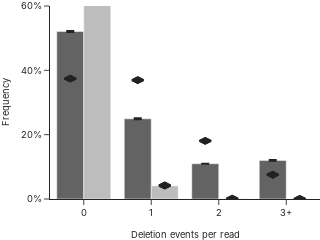

The notebook cell saved with this chart:
### Code cell
fig = per_read(data, 'delevents', n_bases)
fig.update_yaxes(  
    range=[0, 0.6], 
    dtick=0.2
)
fig.update_xaxes(title='Deletion events per read', title_font_family="Inter", title_font_size=28/3, tickfont_size=28/3)
fig.show()
fig.write_image("read_dels.svg")

### Figure 1 — Plotly figure (JSON) as saved in the notebook; plotly's stock layout.template omitted (floating-point values rounded to 4 significant figures)
{"data": [{"error_y": {"array": [0.002274, 0.002211, 0.001064, 0.001746], "color": "#222222", "thickness": 1.5, "type": "data", "visible": true}, "marker": {"color": "#636363"}, "type": "bar", "x": [0, 1, 2, 3], "y": [0.5209, 0.2494, 0.1097, 0.12]}, {"marker": {"color": "#222222", "line": {"color": "#222222", "width": 2}, "size": 8, "symbol": "diamond-wide"}, "mode": "markers", "type": "scatter", "x": [-0.2, 0.8, 1.8, 2.8], "y": [0.3741, 0.3696, 0.1808, 0.0755]}, {"marker": {"color": "#222222", "line": {"color": "#222222", "width": 2}, "size": 8, "symbol": "diamond-wide"}, "mode": "markers", "type": "scatter", "x": [-0.2, 0.8, 1.8, 2.8], "y": [0.3741, 0.3696, 0.1808, 0.0755]}, {"error_y": {"array": [0.001355, 0.001266, 7.398e-05, 2.519e-05], "color": "#222222", "thickness": 1.5, "type": "data", "visible": true}, "marker": {"color": "#bdbdbd"}, "type": "bar", "x": [0, 1, 2, 3], "y": [0.9578, 0.04082, 0.001137, 0.0001977]}, {"marker": {"color": "#222222", "line": {"color": "#222222", "width": 2}, "size": 8, "symbol": "diamond-wide"}, "mode": "markers", "type": "scatter", "x": [0.2, 1.2, 2.2, 3.2], "y": [0.9571, 0.04195, 0.0009108, 1.32e-05]}, {"marker": {"color": "#222222", "line": {"color": "#222222", "width": 2}, "size": 8, "symbol": "diamond-wide"}, "mode": "markers", "type": "scatter", "x": [0.2, 1.2, 2.2, 3.2], "y": [0.9571, 0.04195, 0.0009108, 1.32e-05]}], "layout": {"barmode": "group", "font": {"family": "Inter"}, "height": 175, "legend": {"font": {"size": 9.333}}, "margin": {"b": 0, "l": 50, "r": 0, "t": 5}, "showlegend": false, "width": 245, "xaxis": {"range": [-0.5, 3.5], "tickfont": {"size": 9.333}, "tickmode": "array", "ticktext": ["0", "1", "2", "3+"], "tickvals": [0, 1, 2, 3], "title": {"font": {"family": "Inter", "size": 9.333}, "text": "Deletion events per read"}}, "yaxis": {"dtick": 0.2, "range": [0, 0.6], "tickfont": {"size": 9.333}, "tickformat": ",.0%", "title": {"font": {"family": "Inter", "size": 9.333}, "text": "Frequency"}}}}
